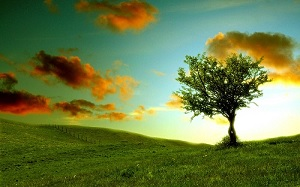
#> input picture gambar1_xsm.jpg, 300 x 187 px, found by its file name
$ python 05-11-2.py
#> lines starting #> are read from the running program, lines starting #| are printed output that depends on the picture; after the words box and inside, x2 and y2 are one past the last pixel; in counts of white or black regions, pixels touching at a corner belong together
import numpy as np
import cv2

img = cv2.imread('gambar1_xsm.jpg', 0)
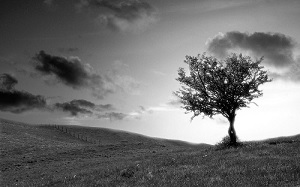
#> img: shape (187, 300); min 0, max 255, mean 112

lst = []
for i in range(img.shape[0]):
    for j in range(img.shape[1]):
        lst.append(np.binary_repr(img[i][j], width=8))
#> after the loop, lst = 56100 items

eight_bit_img = (np.array([int(i[0]) for i in lst], dtype = np.uint8) * 128).reshape(img.shape[0],img.shape[1])
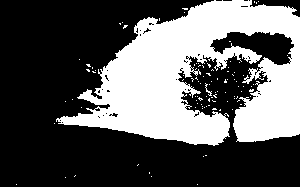
#> eight_bit_img: shape (187, 300); values 0 (black) and 128 (white), 35.5% white; 98 white regions (96 under 20 px), largest, box (x1, y1, x2, y2) and area: (56, 0, 300, 146) 19657, (205, 83, 212, 96) 26
seven_bit_img = (np.array([int(i[1]) for i in lst], dtype = np.uint8) * 64 ).reshape(img.shape[0],img.shape[1])
#> seven_bit_img: shape (187, 300); values 0 (black) and 64 (white), 53.6% white; 369 black regions (351 under 20 px), largest, box (x1, y1, x2, y2) and area: (56, 0, 300, 187) 15830, (0, 0, 82, 56) 2891, (0, 139, 200, 187) 2808
six_bit_img   = (np.array([int(i[2]) for i in lst], dtype = np.uint8) * 32 ).reshape(img.shape[0],img.shape[1])
#> six_bit_img: shape (187, 300); values 0 (black) and 32 (white), 51.3% white; 238 black regions (228 under 20 px), largest, box (x1, y1, x2, y2) and area: (0, 0, 300, 187) 26076, (0, 0, 21, 11) 129, (259, 162, 275, 172) 68
five_bit_img  = (np.array([int(i[3]) for i in lst], dtype = np.uint8) * 16 ).reshape(img.shape[0],img.shape[1])
#> five_bit_img: shape (187, 300); values 0 (black) and 16 (white), 51.4% white; 212 black regions (201 under 20 px), largest, box (x1, y1, x2, y2) and area: (0, 0, 300, 187) 25628, (0, 0, 47, 36) 845, (94, 0, 112, 8) 51
four_bit_img  = (np.array([int(i[4]) for i in lst], dtype = np.uint8) * 8  ).reshape(img.shape[0],img.shape[1])
#> four_bit_img: shape (187, 300); values 0 (black) and 8 (white), 51.1% white; 228 black regions (222 under 20 px), largest, box (x1, y1, x2, y2) and area: (0, 0, 300, 187) 25377, (0, 0, 80, 46) 988, (0, 0, 47, 22) 352, (265, 0, 300, 5) 112, (295, 98, 300, 107) 27, (279, 89, 292, 92) 22
three_bit_img = (np.array([int(i[5]) for i in lst], dtype = np.uint8) * 4  ).reshape(img.shape[0],img.shape[1])
#> three_bit_img: shape (187, 300); values 0 (black) and 4 (white), 50.4% white; black in thin lines or dots
two_bit_img   = (np.array([int(i[6]) for i in lst], dtype = np.uint8) * 2  ).reshape(img.shape[0],img.shape[1])
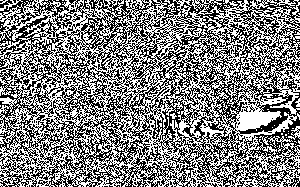
#> two_bit_img: shape (187, 300); values 0 (black) and 2 (white), 50.7% white; black in thin lines or dots
one_bit_img   = (np.array([int(i[7]) for i in lst], dtype = np.uint8) * 1  ).reshape(img.shape[0],img.shape[1])
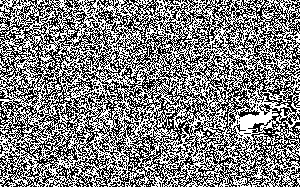
#> one_bit_img: shape (187, 300); values 0 (black) and 1 (white), 50.6% white; black in thin lines or dots

finalr = cv2.hconcat([eight_bit_img, seven_bit_img, six_bit_img, five_bit_img])
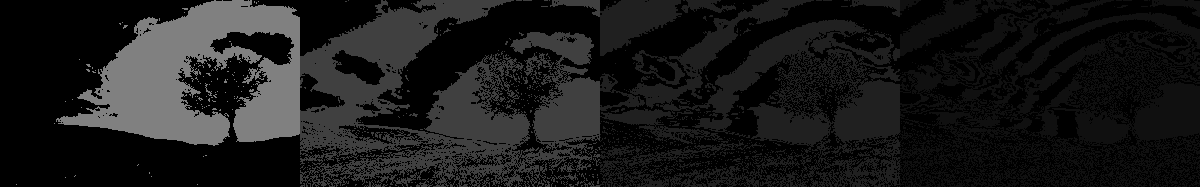
#> finalr: shape (187, 1200); min 0, max 128, mean 26.1
finalv = cv2.hconcat([four_bit_img, three_bit_img, two_bit_img, one_bit_img])
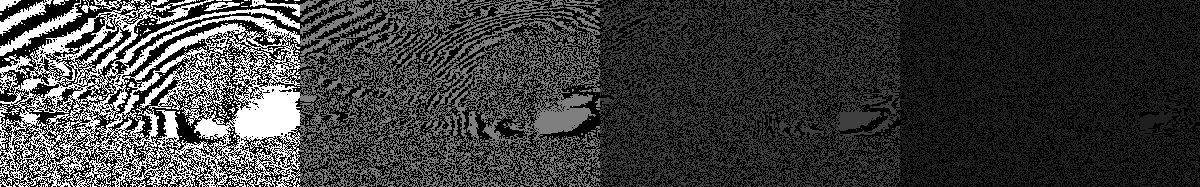
#> finalv: shape (187, 1200); min 0, max 8, mean 1.91; drawn with min black and max white

final = cv2.vconcat([finalr, finalv])
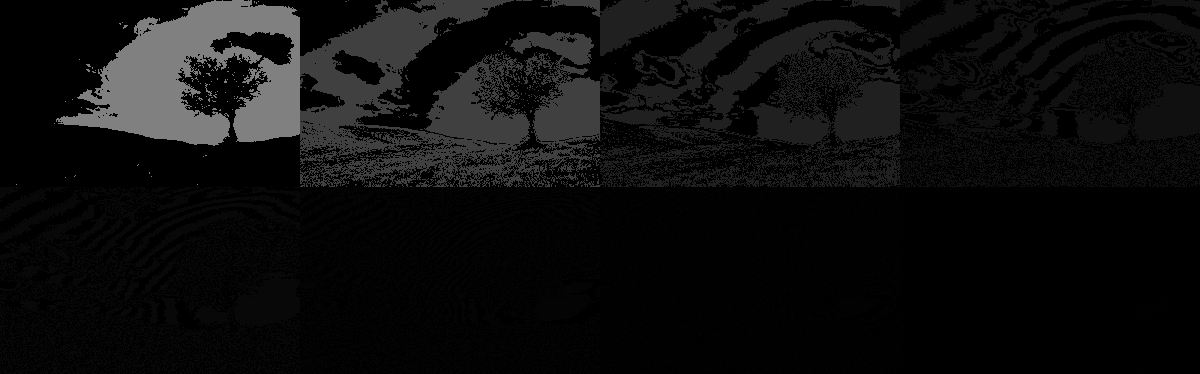
#> final: shape (374, 1200); min 0, max 128, mean 14

cv2.imshow('a', final)
cv2.waitKey(0)

$ run again, with gambar2.jpg copied over gambar1_xsm.jpg
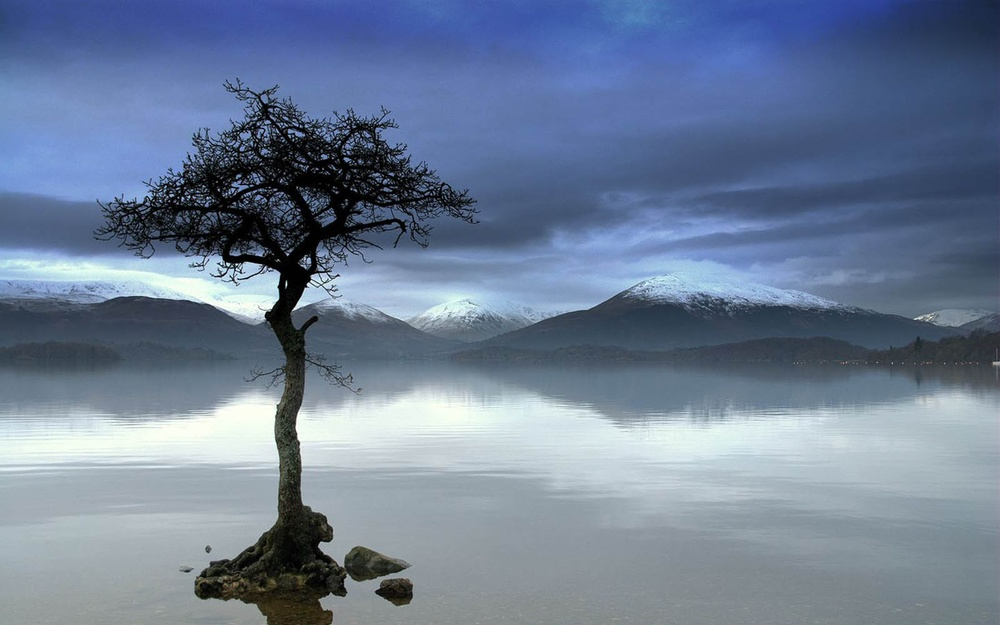
#> input picture gambar2.jpg, 1000 x 625 px, shrunk from 1600 x 1000 before the run, found by its file name
#> after the loop `for i in range(img.shape[0]):`: lst = 625000 items
#> `eight_bit_img = (np.array([int(i[0]) for i in lst], dtype = np.uint8) ..`:
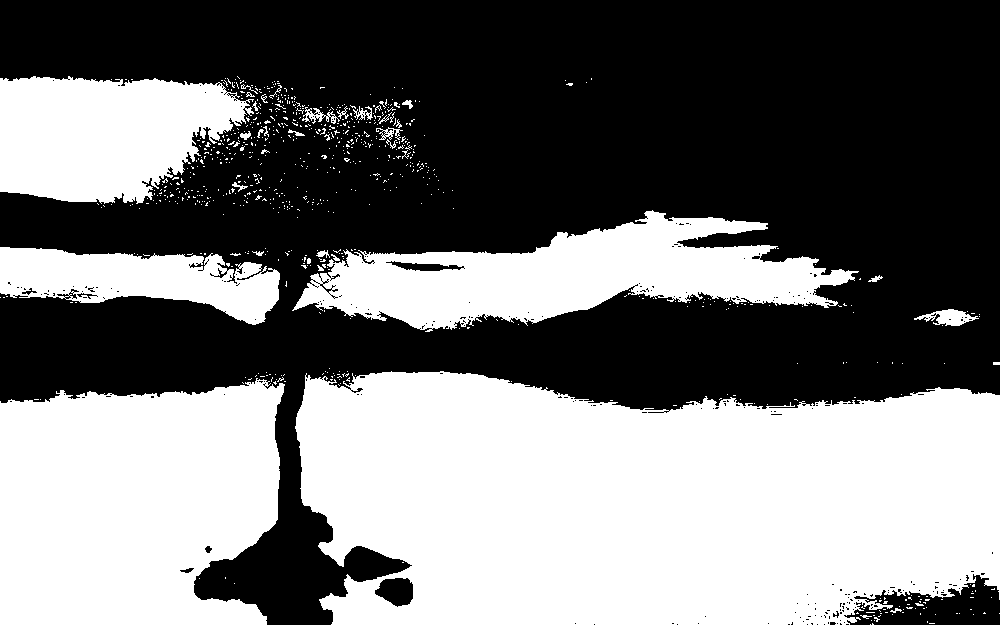
#> eight_bit_img: shape (625, 1000); values 0 (black) and 128 (white), 45.8% white; 777 white regions (742 under 20 px), largest, box (x1, y1, x2, y2) and area: (295, 371, 1000, 625) 151751, (0, 378, 285, 625) 60003, (292, 210, 859, 332) 33536
#> seven_bit_img: shape (625, 1000); values 0 (black) and 64 (white), 55.3% white; 752 black regions (720 under 20 px), largest, box (x1, y1, x2, y2) and area: (0, 76, 1000, 625) 254046, (875, 0, 1000, 70) 6051, (0, 375, 285, 420) 5427
#> six_bit_img: shape (625, 1000); values 0 (black) and 32 (white), 46% white; 1877 white regions (1768 under 20 px), largest, box (x1, y1, x2, y2) and area: (0, 165, 1000, 625) 162050, (0, 0, 835, 244) 79032, (0, 181, 223, 268) 7193
#> five_bit_img: shape (625, 1000); values 0 (black) and 16 (white), 51.6% white; 1871 black regions (1796 under 20 px), largest, box (x1, y1, x2, y2) and area: (0, 0, 1000, 625) 268655, (763, 0, 1000, 235) 19935, (0, 0, 81, 35) 1541
#> four_bit_img: shape (625, 1000); values 0 (black) and 8 (white), 49.1% white; 2886 white regions (2756 under 20 px), largest, box (x1, y1, x2, y2) and area: (0, 0, 1000, 625) 244020, (763, 0, 1000, 235) 13752, (0, 0, 472, 55) 9057
#> three_bit_img: shape (625, 1000); values 0 (black) and 4 (white), 49.5% white; 3508 white regions (3364 under 20 px), largest, box (x1, y1, x2, y2) and area: (0, 0, 1000, 625) 270390, (0, 0, 259, 45) 2915, (844, 574, 1000, 625) 2600
#> two_bit_img: shape (625, 1000); values 0 (black) and 2 (white), 49.7% white in thin lines or dots
#> one_bit_img: shape (625, 1000); values 0 (black) and 1 (white), 49.7% white in thin lines or dots
#> `final = cv2.vconcat([finalr, finalv])`:
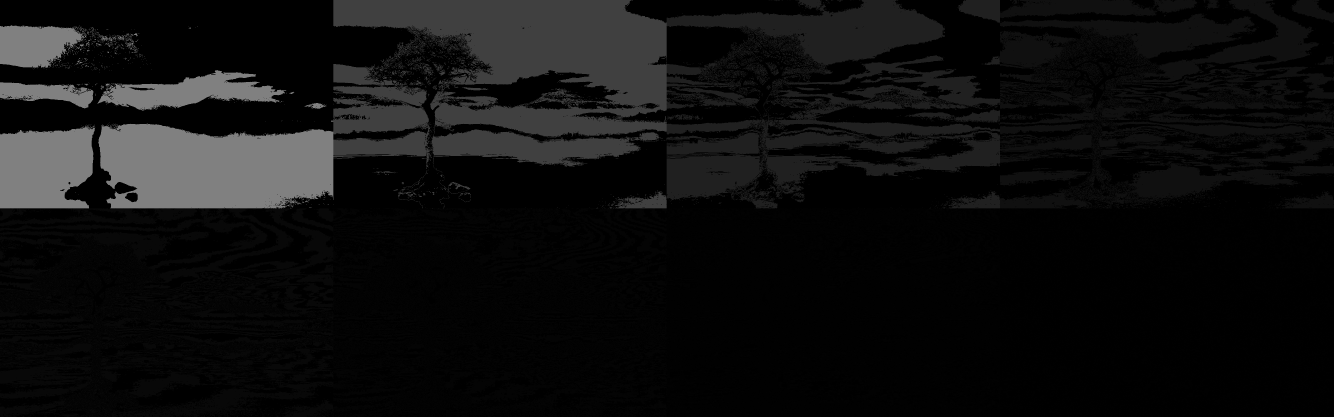
#> final: shape (1250, 4000) (shown at 1/3 size); min 0, max 128, mean 15.5
